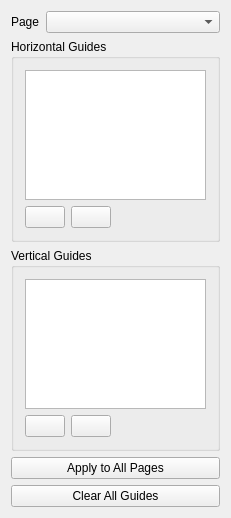
<?xml version="1.0" encoding="UTF-8"?>
<ui version="4.0">
 <class>QgsLayoutGuideWidgetBase</class>
 <widget class="QWidget" name="QgsLayoutGuideWidgetBase">
  <property name="geometry">
   <rect>
    <x>0</x>
    <y>0</y>
    <width>231</width>
    <height>518</height>
   </rect>
  </property>
  <property name="windowTitle">
   <string>Composition</string>
  </property>
  <layout class="QVBoxLayout" name="verticalLayout">
   <property name="spacing">
    <number>0</number>
   </property>
   <property name="leftMargin">
    <number>0</number>
   </property>
   <property name="topMargin">
    <number>0</number>
   </property>
   <property name="rightMargin">
    <number>0</number>
   </property>
   <property name="bottomMargin">
    <number>0</number>
   </property>
   <item>
    <widget class="QgsScrollArea" name="scrollArea">
     <property name="sizePolicy">
      <sizepolicy hsizetype="Preferred" vsizetype="Preferred">
       <horstretch>0</horstretch>
       <verstretch>0</verstretch>
      </sizepolicy>
     </property>
     <property name="focusPolicy">
      <enum>Qt::WheelFocus</enum>
     </property>
     <property name="frameShape">
      <enum>QFrame::NoFrame</enum>
     </property>
     <property name="frameShadow">
      <enum>QFrame::Plain</enum>
     </property>
     <property name="widgetResizable">
      <bool>true</bool>
     </property>
     <widget class="QWidget" name="scrollAreaWidgetContents">
      <property name="geometry">
       <rect>
        <x>0</x>
        <y>0</y>
        <width>217</width>
        <height>527</height>
       </rect>
      </property>
      <layout class="QGridLayout" name="gridLayout" columnstretch="0,1">
       <item row="0" column="0">
        <widget class="QLabel" name="mPageLabel">
         <property name="text">
          <string>Page</string>
         </property>
        </widget>
       </item>
       <item row="5" column="0">
        <spacer name="verticalSpacer">
         <property name="orientation">
          <enum>Qt::Vertical</enum>
         </property>
         <property name="sizeHint" stdset="0">
          <size>
           <width>20</width>
           <height>40</height>
          </size>
         </property>
        </spacer>
       </item>
       <item row="0" column="1">
        <widget class="QComboBox" name="mPageNumberComboBox"/>
       </item>
       <item row="1" column="0" colspan="2">
        <widget class="QgsCollapsibleGroupBoxBasic" name="mSnapToGridGroupCheckBox">
         <property name="focusPolicy">
          <enum>Qt::StrongFocus</enum>
         </property>
         <property name="title">
          <string>Horizontal Guides</string>
         </property>
         <property name="checkable">
          <bool>false</bool>
         </property>
         <property name="checked">
          <bool>false</bool>
         </property>
         <property name="syncGroup" stdset="0">
          <string notr="true">composeritem</string>
         </property>
         <property name="collapsed" stdset="0">
          <bool>false</bool>
         </property>
         <layout class="QGridLayout" name="gridLayout_2" columnstretch="0,0,0">
          <item row="1" column="0">
           <widget class="QPushButton" name="mAddHozGuideButton">
            <property name="toolTip">
             <string>Add new guide</string>
            </property>
            <property name="text">
             <string/>
            </property>
            <property name="icon">
             <iconset>
              <normalon>:/images/themes/default/symbologyAdd.svg</normalon>
             </iconset>
            </property>
           </widget>
          </item>
          <item row="1" column="1">
           <widget class="QPushButton" name="mDeleteHozGuideButton">
            <property name="toolTip">
             <string>Remove selected guide</string>
            </property>
            <property name="text">
             <string/>
            </property>
            <property name="icon">
             <iconset>
              <normalon>:/images/themes/default/symbologyRemove.svg</normalon>
             </iconset>
            </property>
           </widget>
          </item>
          <item row="1" column="2">
           <spacer name="horizontalSpacer">
            <property name="orientation">
             <enum>Qt::Horizontal</enum>
            </property>
            <property name="sizeHint" stdset="0">
             <size>
              <width>40</width>
              <height>20</height>
             </size>
            </property>
           </spacer>
          </item>
          <item row="0" column="0" colspan="3">
           <widget class="QTableView" name="mHozGuidesTableView">
            <property name="minimumSize">
             <size>
              <width>0</width>
              <height>120</height>
             </size>
            </property>
            <property name="selectionBehavior">
             <enum>QAbstractItemView::SelectRows</enum>
            </property>
            <property name="showGrid">
             <bool>false</bool>
            </property>
            <property name="cornerButtonEnabled">
             <bool>false</bool>
            </property>
            <attribute name="horizontalHeaderVisible">
             <bool>false</bool>
            </attribute>
            <attribute name="verticalHeaderVisible">
             <bool>true</bool>
            </attribute>
           </widget>
          </item>
         </layout>
        </widget>
       </item>
       <item row="2" column="0" colspan="2">
        <widget class="QgsCollapsibleGroupBoxBasic" name="mSnapToGridGroupCheckBox_2">
         <property name="focusPolicy">
          <enum>Qt::StrongFocus</enum>
         </property>
         <property name="title">
          <string>Vertical Guides</string>
         </property>
         <property name="checkable">
          <bool>false</bool>
         </property>
         <property name="checked">
          <bool>false</bool>
         </property>
         <property name="syncGroup" stdset="0">
          <string notr="true">composeritem</string>
         </property>
         <property name="collapsed" stdset="0">
          <bool>false</bool>
         </property>
         <layout class="QGridLayout" name="gridLayout_3" columnstretch="0,0,0">
          <item row="1" column="0">
           <widget class="QPushButton" name="mAddVertGuideButton">
            <property name="toolTip">
             <string>Add new guide</string>
            </property>
            <property name="text">
             <string/>
            </property>
            <property name="icon">
             <iconset>
              <normalon>:/images/themes/default/symbologyAdd.svg</normalon>
             </iconset>
            </property>
           </widget>
          </item>
          <item row="1" column="1">
           <widget class="QPushButton" name="mDeleteVertGuideButton">
            <property name="toolTip">
             <string>Remove selected guide</string>
            </property>
            <property name="text">
             <string/>
            </property>
            <property name="icon">
             <iconset>
              <normalon>:/images/themes/default/symbologyRemove.svg</normalon>
             </iconset>
            </property>
           </widget>
          </item>
          <item row="1" column="2">
           <spacer name="horizontalSpacer_2">
            <property name="orientation">
             <enum>Qt::Horizontal</enum>
            </property>
            <property name="sizeHint" stdset="0">
             <size>
              <width>40</width>
              <height>20</height>
             </size>
            </property>
           </spacer>
          </item>
          <item row="0" column="0" colspan="3">
           <widget class="QTableView" name="mVertGuidesTableView">
            <property name="minimumSize">
             <size>
              <width>0</width>
              <height>120</height>
             </size>
            </property>
            <property name="selectionBehavior">
             <enum>QAbstractItemView::SelectRows</enum>
            </property>
            <property name="showGrid">
             <bool>false</bool>
            </property>
            <property name="cornerButtonEnabled">
             <bool>false</bool>
            </property>
            <attribute name="horizontalHeaderVisible">
             <bool>false</bool>
            </attribute>
            <attribute name="verticalHeaderVisible">
             <bool>true</bool>
            </attribute>
           </widget>
          </item>
         </layout>
        </widget>
       </item>
       <item row="3" column="0" colspan="2">
        <widget class="QPushButton" name="mApplyToAllButton">
         <property name="toolTip">
          <string>Resets all other pages' guides to match this page</string>
         </property>
         <property name="text">
          <string>Apply to All Pages</string>
         </property>
        </widget>
       </item>
       <item row="4" column="0" colspan="2">
        <widget class="QPushButton" name="mClearAllButton">
         <property name="toolTip">
          <string>Removes all guides from the current page</string>
         </property>
         <property name="text">
          <string>Clear All Guides</string>
         </property>
        </widget>
       </item>
      </layout>
     </widget>
    </widget>
   </item>
  </layout>
 </widget>
 <layoutdefault spacing="6" margin="11"/>
 <customwidgets>
  <customwidget>
   <class>QgsScrollArea</class>
   <extends>QScrollArea</extends>
   <header>qgsscrollarea.h</header>
   <container>1</container>
  </customwidget>
  <customwidget>
   <class>QgsCollapsibleGroupBoxBasic</class>
   <extends>QGroupBox</extends>
   <header>qgscollapsiblegroupbox.h</header>
   <container>1</container>
  </customwidget>
 </customwidgets>
 <tabstops>
  <tabstop>scrollArea</tabstop>
  <tabstop>mPageNumberComboBox</tabstop>
  <tabstop>mSnapToGridGroupCheckBox</tabstop>
  <tabstop>mHozGuidesTableView</tabstop>
  <tabstop>mAddHozGuideButton</tabstop>
  <tabstop>mDeleteHozGuideButton</tabstop>
  <tabstop>mSnapToGridGroupCheckBox_2</tabstop>
  <tabstop>mVertGuidesTableView</tabstop>
  <tabstop>mAddVertGuideButton</tabstop>
  <tabstop>mDeleteVertGuideButton</tabstop>
  <tabstop>mApplyToAllButton</tabstop>
  <tabstop>mClearAllButton</tabstop>
 </tabstops>
 <resources/>
 <connections/>
</ui>
